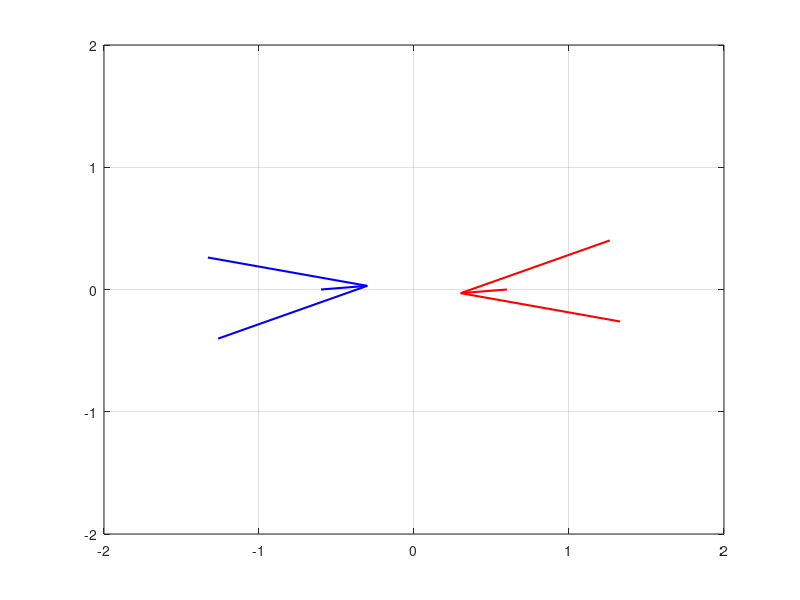

Source code (MATLAB): (Note: this script raises an error after producing the figure.)
%% ESE 680, Learning CBFs from Expert Demonstrations - Two aircrafts collision avoidance
clear all; close all; clc
setenv('SNOPT_LICENSE','/Users/haiminhu/licenses/snopt7.lic');

global v w b c db dc h f g

%% Parameters
v = 0.1;
w = 1;
Ds = 0.5;
ts = 0.3;


%% Define ZCBF
% x = [px_a py_a theta_a px_b py_b theta_b]
b  = @(px,theta) px - (v/w)*sin(theta);
c  = @(py,theta) py + (v/w)*cos(theta);
db = @(x) b(x(1),x(3)) - b(x(4),x(6));
dc = @(x) c(x(2),x(3)) - c(x(5),x(6));

A1 = @(x) db(x)^2 + dc(x)^2 + 2*(v/w)^2 - 2*(v/w)^2*cos(x(3)-x(6));
A2 = @(x) compute_A2(x);
h  = @(x) A1(x) - A2(x) - Ds^2;


%% Define dynamics
f = @(x) zeros(6,1);
g = @(x) [cos(x(3)),0,0,0; sin(x(3)),0,0,0; 0,1,0,0; 0,0,cos(x(6)),0; 0,0,sin(x(6)),0; 0,0,0,1];


%% Closed loop simulation
N_rollout = 1;
% Input (x', u')
X = [];
% Output (h, dhdt, dhdx')
y = [];

for kk = 1:N_rollout

close all
    
% Generate initial condition
% R = rand+0.6;
R = 0.6;

% angle = pi/6 + 2*pi*((kk-1)/N_rollout);
% angle = rand*2*pi;
angle = 0;
temp = R*exp(angle*1j);

x  = [ real(temp);imag(temp);pi+angle+0.1; -real(temp);-imag(temp);angle+0.1];
if real(temp)>= 0
    xg = [ -2;0;pi+angle; 2;0;angle];
else
    xg = [ 2;0;angle; -2;0;pi+angle];
end

x_traj = x;
u_traj = [];
x_MPC  = {};
N_sim = 25;
count = 0;

for t = 1:N_sim
    
    % Visualization
    figure(1)
    L = 0.3;
    % agent 1
    px1 = x(1);
    py1 = x(2);
    theta1 = x(3);
    px1_t = px1+(L*cos(theta1));
    py1_t = py1+(L*sin(theta1));
    quiver(px1,py1,px1_t-px1,py1_t-py1,0,'r','LineWidth',1.5,'MaxHeadSize',2.0)
    grid on
    hold on
    % agent 2
    px2 = x(4);
    py2 = x(5);
    theta2 = x(6);
    px2_t = px2+(L*cos(theta2));
    py2_t = py2+(L*sin(theta2));
    quiver(px2,py2,px2_t-px2,py2_t-py2,0,'b','LineWidth',1.5,'MaxHeadSize',2.0)
    xlim([-2,2])
    ylim([-2,2])
    grid on

    % Nonlinear tracking MPC as the nominal controller
    [ x_NMPC, u_NMPC, ~ ] = CFTOC_NMPC(x, xg, f, g, 10, ts);
    x_MPC{end+1} = x_NMPC;
    u_hat = u_NMPC(:,1);
    
    % Numerical gradient of h(x) w.r.t. x
%     dhdx = num_grad(x);
    [dhdx, h_x] = retrieve_grad(x);
    dhdx = dhdx';
    
    % Solve CBF-QP
    u = sdpvar(4,1); % u = [va wa vb wb]
    objective = norm(u-u_hat)^2;
    constraints = [ dhdx'*(f(x)+g(x)*u) >= -(h(x))^2;   % CBF condition !!TODO: extended class K function alpha
                    0.1 <= u(1) <= 1;
                    -1  <= u(2) <= 1;
                    0.1 <= u(3) <= 1;
                    -1  <= u(4) <= 1]; 
    options = sdpsettings('verbose',0,'solver','quadprog','usex0',0,'cachesolvers',1 );
    sol = optimize(constraints, objective, options);
    uOpt = value(u);
    uDev = sqrt(value(objective));
    
    % Return feasibility
    if sol.problem ~= 0
        sol.info
    end
    
    % Evolve the system
    x = x + ts*(f(x) + g(x)*uOpt);

    % Collect data
    x_traj = [x_traj x];
    u_traj = [u_traj uOpt];
    if uDev >= 0.01
        X = [X; [x'   uOpt'] ];
        y = [y; [h_x dhdx'*(f(x)+g(x)*uOpt) dhdx'] ];
        count = 0;
    else
        count = count + 1;
    end

    % Report
    D = sqrt((x(1)-x(4))^2 + (x(2)-x(5))^2);
    fprintf('Timestep: %d, Distance: %f, uDev: %f\n', [t, D, uDev]);
    
%     if count >= 5
%         break
%     end
    
end

fprintf('Iteration: %d finished\n', kk);


end



%% Functions

function xNext = RK4(x, u, ts, n)
    ts = ts/n;
    for rki = 1: n
        k1 = ode_nominal(x, u);
        k2 = ode_nominal(x + ts/2*k1, u);
        k3 = ode_nominal(x + ts/2*k2, u);
        k4 = ode_nominal(x + ts*k3, u);
        x  = x + (ts/6)*(k1 + 2*k2 + 2*k3 + k4);
    end
    xNext = x;
end

function dxdt = ode_nominal(x, u)
    global f g
    dxdt = f(x) + g(x)*u;
end

function Kt = succ_lqr(x)
% LQR with successive linearization
    Ac = zeros(6,6);
    Bc = [cos(x(3)),0,0,0; sin(x(3)),0,0,0; 0,1,0,0; 0,0,cos(x(6)),0; 0,0,sin(x(6)),0; 0,0,0,1];
    try
        [Kt,~,~] = lqr(Ac,Bc,eye(6),eye(4));
    catch
        Kt = [];
    end
end


% function dhdx = num_grad(x)
%     global h
%     eps = 1e-10;
%     dhdx = [];
%     for i = 1:length(x)
%         Eps = zeros(length(x),1);
%         Eps(i) = eps;
%         dhdx = [dhdx; (h(x+Eps)-h(x-Eps))/(2*eps)];
%     end
% end


function A2 = compute_A2(x)
    global v w db dc
    [A21,theta21] = phasor_add(-2*db(x)*(v/w), 2*db(x)*(v/w), x(3)+pi/2, x(6)+pi/2);
    [A22,theta22] = phasor_add(-2*dc(x)*(v/w), 2*dc(x)*(v/w), x(3), x(6));
    [A2,~]        = phasor_add(A21, A22, theta21, theta22);
end


function [A3,theta3] = phasor_add(A1,A2,theta1,theta2)
%Compute the phasor addition of two cosines
%   Reference: https://en.wikipedia.org/wiki/Phasor#Addition
A3 = sqrt( (A1*cos(theta1)+A2*cos(theta2))^2 + (A1*sin(theta1)+A2*sin(theta2))^2 );

% !!! theta3 needs to be in [-pi/2,3pi/2]
if A1*cos(theta1)+A2*cos(theta2)==0
    theta3 = sign(A1*sin(theta1)+A2*sin(theta2))*pi/2;
elseif A1*cos(theta1)+A2*cos(theta2)>0
    theta3 = atan((A1*sin(theta1)+A2*sin(theta2))/(A1*cos(theta1)+A2*cos(theta2)));
else
    theta3 = atan((A1*sin(theta1)+A2*sin(theta2))/(A1*cos(theta1)+A2*cos(theta2))) + pi;
end

end

%     % Design a nominal controller using LQR
%     if t > 1
%         Kt_old = Kt;
%     end
%     Kt = succ_lqr(x);
%     if isempty(Kt)
%         Kt = Kt_old;
%     end
%     u_hat = -Kt*x;


%% Attribution
% Haimin Hu, Alex Robey, ESE 680, UPenn, Fall 2019